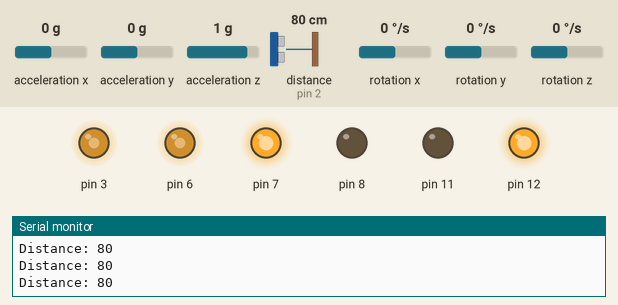
The sketch below on a simulated Arduino Uno, built with avr-gcc and run on an emulated ATmega328P. On the bench: output pins drawn as LEDs (lit = HIGH), the last lines printed to the serial monitor. Dashed ring = blinking. The test bench sets the inputs (shaded band); at power-on: distance to the obstacle (sensor on pin 2) 80 cm, acceleration x 0 g, acceleration y 0 g, acceleration z 1 g, rotation x 0 °/s, rotation y 0 °/s, rotation z 0 °/s. The echo pulse lasts 58.3 µs per cm.

Above: at 1.2 s.
1.3 s: distance to the obstacle (sensor on pin 2) set to 9 cm
At 1.64 s:
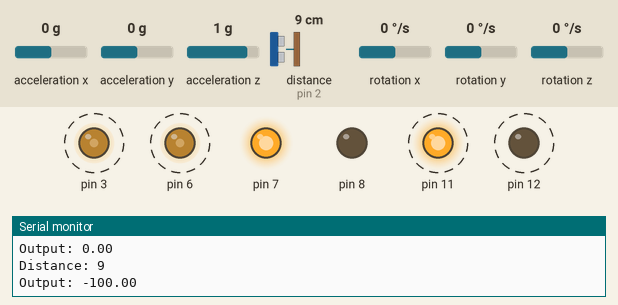
4.3 s: distance to the obstacle (sensor on pin 2) set to 60 cm
5.8 s: distance to the obstacle (sensor on pin 2) set to 15 cm
8.8 s: distance to the obstacle (sensor on pin 2) set to 18 cm
11.8 s: distance to the obstacle (sensor on pin 2) set to 299 cm
At 13.3 s:
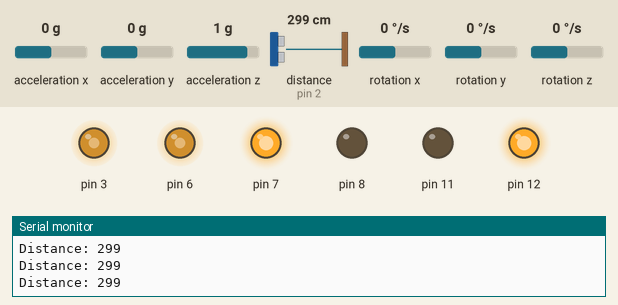
Timing chart, 0 to 14.5 s (numbered marks = the images above; inputs shaded):
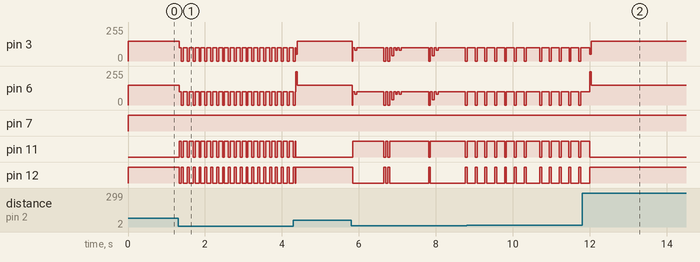

Measured:
- after the input at 1.3 s, pin 3, pin 6: alternates 100/255 for 0.10 s and 0/255 for 0.05 s, starting at once; pin 11: alternates HIGH for 0.10 s and LOW for 0.05 s, starting at once; pin 12: alternates HIGH for 0.05 s and LOW for 0.10 s, starting at once
- after the input at 11.8 s, pin 11: goes on until 12.0 s, then stays LOW; pin 12: goes on until 12.0 s, then stays HIGH

The sketch:

Modified_Roomba_Algorithm.ino
```cpp
// Import libraries

#include <PID_v1.h>
#include <motor_control.h>

#include <HC_SR04.h>
#define TRIG_PIN 10
#define ECHO_PIN 2
#define ECHO_INT 0
HC_SR04 dist_sensor(TRIG_PIN, ECHO_PIN, ECHO_INT);

#include <State.h>
State controller_state;

#include <MPU6050.h>
#define SDA 4
#define SCL 5
MPU6050 sensor(SDA, SCL);

int base_motor_speed = 150;

double setpoint = 0;
double input;
double output;
double kp = 2;
double ki = 0;
double kd = 0.5;
PID controller(&input, &output, &setpoint, kp, ki, kd, REVERSE);

// Initializing arrays
const int len = 18;
int rot_arr[len];
int dist_arr[len];

void setup() {
  // Setup motors
  motor_setup();

  // Initialize sensor
  sensor.initialize();
  sensor.update();

  // Initialize distance sensor
  dist_sensor.begin();
  dist_sensor.start();

  // Set PID parameters
  controller.SetOutputLimits(-100, 100);
  controller.SetSampleTime(50);
  controller.SetMode(1);

  // Initialize states
  controller_state.setLinearState(150);
  controller_state.setRotationState(0);

  // Begin serial for debugging
  Serial.begin(9600);
}

void loop(){
  int distance;
  if(dist_sensor.isFinished()) {
    distance = dist_sensor.getRange();
    dist_sensor.start();
  }
  Serial.print("Distance: ");
  Serial.println(distance);

  // Sets angular velocity to input in PID
  sensor.update();
  double angVelReading = sensor.get_ang_vel('z');
  input = angVelReading;

  if(distance > 20){
    setpoint = 0;
    drive();
  }
  else{
    int max_distance_angle = search();
    controller_state.setRotationState(max_distance_angle);
    setpoint = max_distance_angle;
    controller.Compute();
    Serial.print("Output: ");
    Serial.println(output);
    raw_motor_control(controller_state.getLinearState() - output, controller_state.getLinearState() + output);
  }
}

int search(){
  for (int i = 0; i < 18; i++) {
    // Stops the linear state of car
    controller_state.setLinearState(0);

    // Allows the robot to rotate in 20 degree intervals
    int rot_val = i * 20;

    controller_state.setRotationState(rot_val);
    setpoint = controller_state.getRotationState();
    rot_arr[i] = rot_val;

    controller.Compute();
    raw_motor_control(controller_state.getLinearState() - output, controller_state.getLinearState() + output);

    // Allows distance sensor to record

    if (dist_sensor.isFinished()) {
      int val = dist_sensor.getRange();
      dist_sensor.start();
      dist_arr[i] = val;
    }

  }

  controller_state.setRotationState(0);
  double setpoint = 0;
  controller.Compute();
  raw_motor_control(controller_state.getLinearState() - output, controller_state.getLinearState() + output);

  // Finds the i value with the largest distance
  int direct = findInt(dist_arr, len);
  return 20 * direct;
}

void drive(){
  // Resets linear state back to 150
  controller_state.setLinearState(150);
  controller.Compute();

  // Set motor power from PID
  raw_motor_control(controller_state.getLinearState() - output, controller_state.getLinearState() + output);
}

int findInt(int arr[], int len) {
  int maxVal = arr[0];
  int maxInt = 0;
  for (int i = 1; i < len; i++) {
    if (arr[i] > maxVal) {
      maxVal = arr[i];
      maxInt = i;
    }
    return maxInt;
  }
}
```
